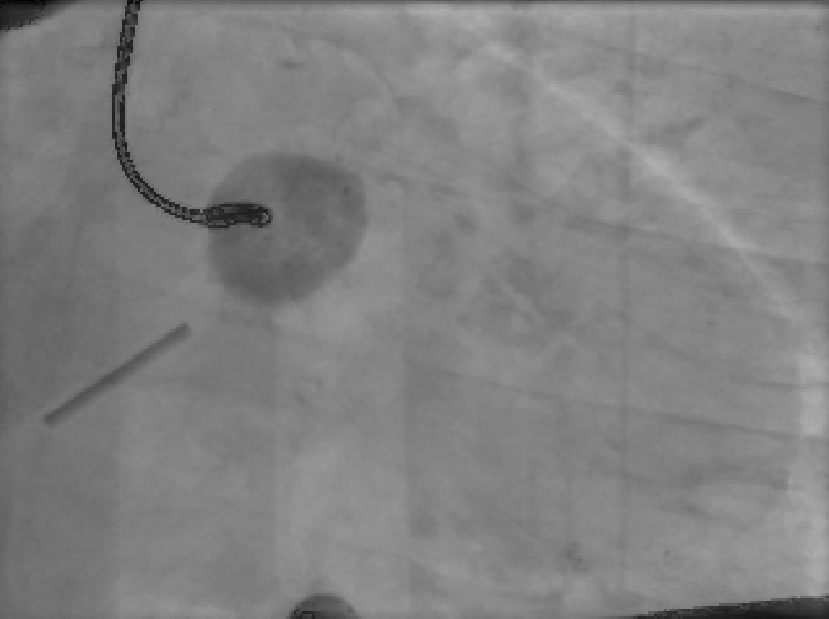
#> input picture projet/Test_CNR_SNR.png, 829 x 619 px
$ python single_img_tests.py
#> lines starting #> are read from the running program, lines starting #| are printed output that depends on the picture; after the words box and inside, x2 and y2 are one past the last pixel; in counts of white or black regions, pixels touching at a corner belong together; long printed decimals are rounded
import numpy as np
import cv2 as cv2
import matplotlib as plt

window_name=' Demo'

img_fluoro=cv2.imread('Test_CNR_SNR.png')
#> img_fluoro is the input picture: shape (619, 829, 3); mean B, G, R 128.6, 128.6, 128.6
img_normal=cv2.imread('test_normal.png')
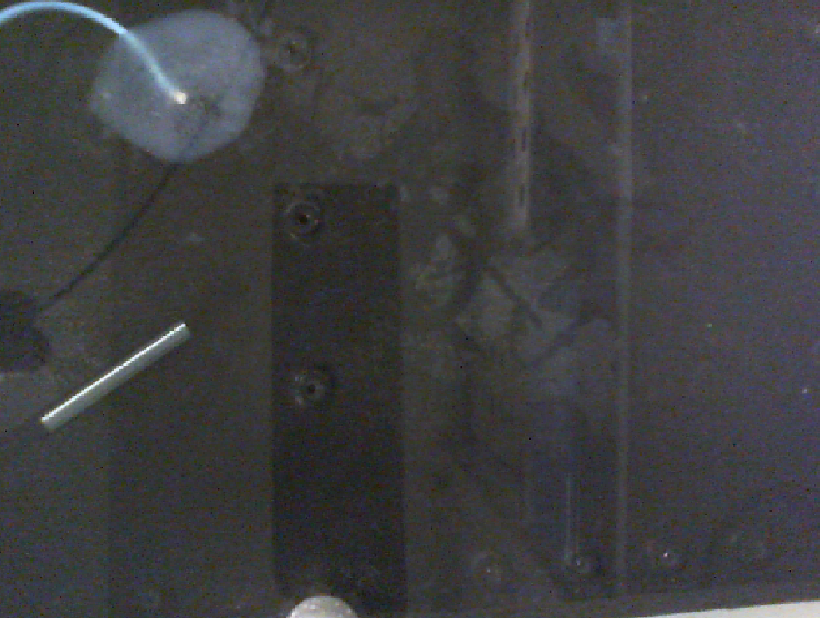
#> input picture projet/test_normal.png, 820 x 618 px
#> img_normal is the input picture: shape (618, 820, 3); mean B, G, R 64.3, 62.9, 62.7
img_normal=cv2.cvtColor(img_normal,cv2.COLOR_BGR2GRAY)
#> img_normal: shape (618, 820)

print(img_fluoro.shape)
#| (619, 829, 3)
print(img_normal.shape)
#| (618, 820)

img_fluoro=cv2.rectangle(img_fluoro,(235,205),(250,220),(255,0,0),2) #roi
#> img_fluoro: shape (619, 829, 3); 0.03% of pixels changed, all inside (x1, y1, x2, y2) = (234, 204, 252, 222)
img_fluoro=cv2.rectangle(img_fluoro,(280,220),(330,270),(0,0,255),2) #bckg alginate
img_fluoro=cv2.rectangle(img_fluoro,(380,220),(530,370),(0,255,0),2) #gros bckg
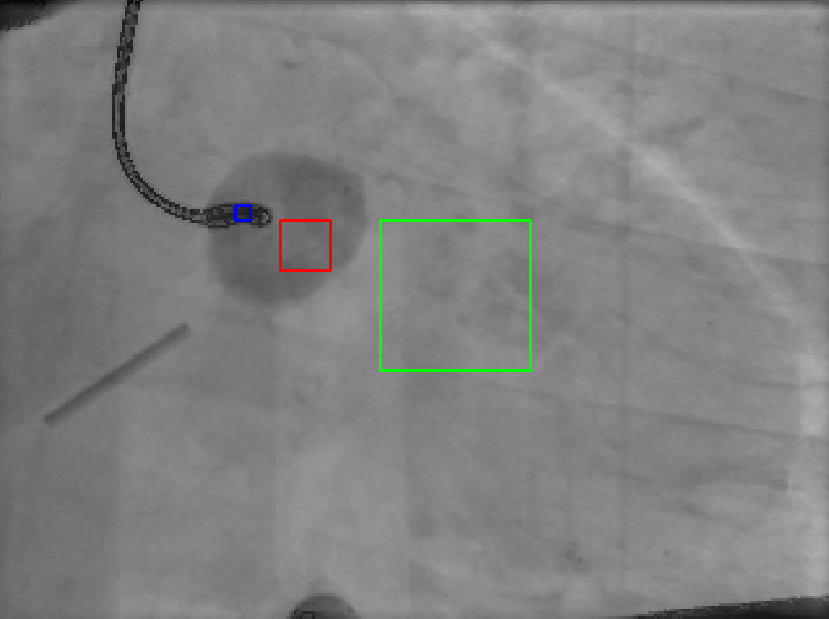
#> img_fluoro: shape (619, 829, 3); mean B, G, R 128.1, 128.9, 128.3
gray_fluoro=cv2.cvtColor(img_fluoro,cv2.COLOR_BGR2GRAY)
CNR=abs((np.mean(gray_fluoro[235:250,205:220])-np.mean(gray_fluoro[380:530,220:370])))/np.std(gray_fluoro[380:530,220:370])
#> CNR = 3.39
SNR=20*np.log((np.mean(gray_fluoro[235:250,205:220]))/(np.std(gray_fluoro[380:530,220:370])))
#> SNR = 53.64
cv2.imshow(window_name,img_fluoro)

print('Le CNR est de : ', CNR, ' pour l''image choisie')
#| Le CNR est de :  3.389  pour limage choisie
print('Le SNR est de : ', SNR, ' pour l''image choisie')
#| Le SNR est de :  53.643  pour limage choisie
cv2.waitKey(0)
cv2.destroyAllWindows()
#img_fluoro=cv2.cvtColor(img_fluoro,cv2.COLOR_BGR2GRAY)
